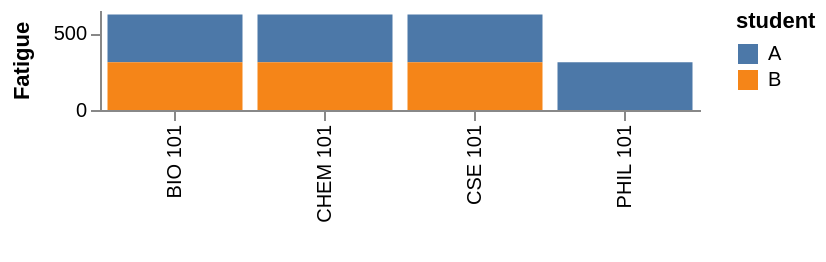

Source (Vega-Lite JSON):
### Vega specification from a JSON file in a GitHub repository (floating-point values rounded to 4 significant figures)
{"$schema": "https://vega.github.io/schema/vega/v3.0.json", "description": "Bar graph showing how each film differs from the average rating for that year", "autosize": "pad", "padding": 5, "width": 300, "height": 50, "style": "cell", "data": [{"name": "source_0", "values": [{"student": "A", "Class": "CSE 101", "TimeOfDay": 8, "Length": 45}, {"student": "A", "Class": "PHIL 101", "TimeOfDay": 10, "Length": 70}, {"student": "A", "Class": "CHEM 101", "TimeOfDay": 12, "Length": 30}, {"student": "A", "Class": "BIO 101", "TimeOfDay": 15, "Length": 45}, {"student": "B", "Class": "CSE 101", "TimeOfDay": 8, "Length": 45}, {"student": "B", "Class": "CHEM 101", "TimeOfDay": 12, "Length": 30}, {"student": "B", "Class": "BIO 101", "TimeOfDay": 15, "Length": 45}]}, {"name": "data_0", "source": "source_0", "transform": [{"type": "window", "params": [null], "as": ["TimeInClass"], "ops": ["sum"], "fields": ["Length"], "frame": [null, 0], "groupby": ["Student"], "sort": {"field": ["ascending"], "order": ["ascending"]}}, {"type": "formula", "expr": "toNumber(datum[\"TimeInClass\"])", "as": "TimeInClass"}, {"type": "stack", "groupby": ["Class"], "field": "TimeInClass", "sort": {"field": ["student"], "order": ["descending"]}, "as": ["TimeInClass_start", "TimeInClass_end"], "offset": "zero"}, {"type": "filter", "expr": "datum[\"TimeInClass\"] !== null && !isNaN(datum[\"TimeInClass\"])"}]}], "marks": [{"name": "layer_0_marks", "type": "rect", "clip": true, "style": ["bar"], "from": {"data": "data_0"}, "encode": {"update": {"fill": {"scale": "color", "field": "student"}, "x": {"scale": "x", "field": "Class"}, "width": {"scale": "x", "band": true}, "y": {"scale": "y", "field": "TimeInClass_end"}, "y2": {"scale": "y", "field": "TimeInClass_start"}}}}], "scales": [{"name": "x", "type": "band", "domain": {"data": "data_0", "field": "Class", "sort": true}, "range": [0, {"signal": "width"}], "paddingInner": 0.1, "paddingOuter": 0.05}, {"name": "y", "type": "linear", "domain": {"data": "data_0", "fields": ["TimeInClass_start", "TimeInClass_end"]}, "range": [{"signal": "height"}, 0], "nice": true, "zero": true}, {"name": "color", "type": "ordinal", "domain": {"data": "data_0", "field": "student", "sort": true}, "range": "category"}], "axes": [{"title": "", "scale": "x", "orient": "bottom", "zindex": 1, "encode": {"labels": {"update": {"angle": {"value": 270}, "align": {"value": "right"}, "baseline": {"value": "middle"}}}}}, {"title": "Fatigue", "scale": "y", "orient": "left", "labelOverlap": true, "tickCount": {"signal": "ceil(height/40)"}, "zindex": 1}], "legends": [{"fill": "color", "title": "student", "encode": {"symbols": {"update": {"shape": {"value": "square"}}}}}], "config": {"axis": {"domainWidth": 1}, "axisY": {"minExtent": 30}, "style": {"cell": {"stroke": "transparent"}}}}
